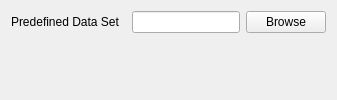
               <widget class="QWidget" name="fromPredef_page">
                <layout class="QVBoxLayout" name="verticalLayout_21">
                 <item>
                  <layout class="QGridLayout" name="gridLayout">
                   <item row="0" column="1">
                    <widget class="QLineEdit" name="dpoimPredefined_lineEdit"/>
                   </item>
                   <item row="0" column="0">
                    <widget class="QLabel" name="dpoimPredefined_label">
                     <property name="minimumSize">
                      <size>
                       <width>115</width>
                       <height>0</height>
                      </size>
                     </property>
                     <property name="text">
                      <string>Predefined Data Set</string>
                     </property>
                    </widget>
                   </item>
                   <item row="0" column="2">
                    <widget class="QPushButton" name="dpoimPredefined_button">
                     <property name="text">
                      <string>Browse</string>
                     </property>
                    </widget>
                   </item>
                   <item row="1" column="1">
                    <spacer name="verticalSpacer">
                     <property name="orientation">
                      <enum>Qt::Vertical</enum>
                     </property>
                     <property name="sizeHint" stdset="0">
                      <size>
                       <width>20</width>
                       <height>40</height>
                      </size>
                     </property>
                    </spacer>
                   </item>
                  </layout>
                 </item>
                </layout>
               </widget>
